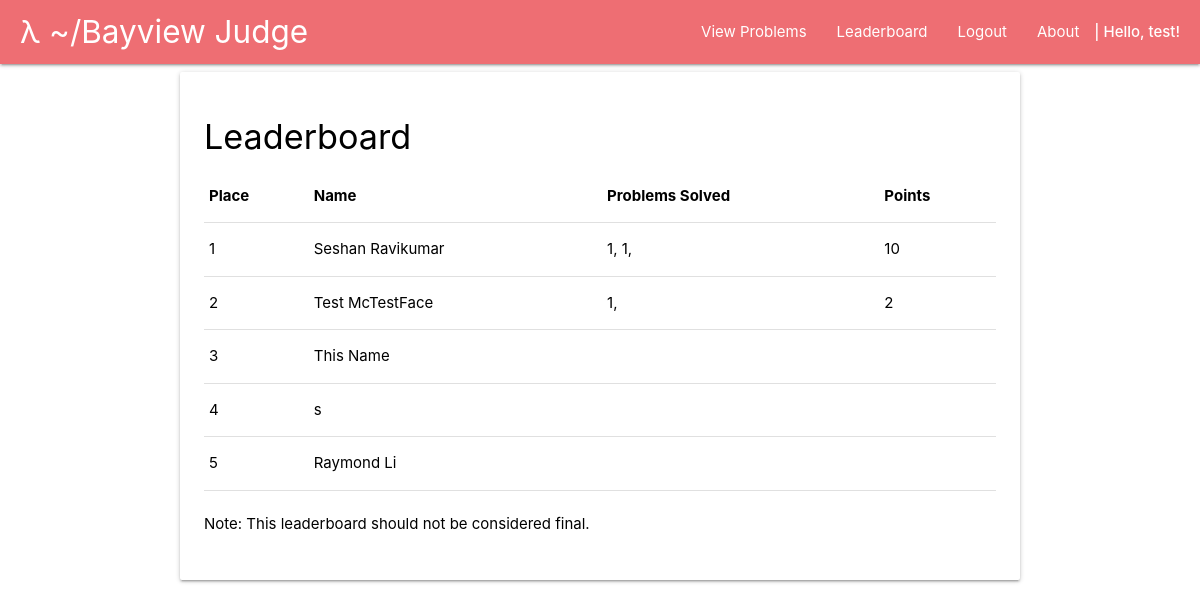
The app's page /Leaderboard/index.php (signed in) with its own data.
### tables this page shows
CREATE TABLE `users` (
  `id` int(11) NOT NULL,
  `username` varchar(100) NOT NULL,
  `password` varchar(255) NOT NULL,
  `email` varchar(100) NOT NULL,
  `points` int(11) NOT NULL,
  `full_name` text NOT NULL,
  `school` text NOT NULL,
  `profile_desc` text NOT NULL,
  `role` int(11) NOT NULL DEFAULT '0'
);

### Controllers/GetUser.php (called while the page is built, shortened)
<?php
function getUsersList() {
    $config = parse_ini_file($_SERVER['DOCUMENT_ROOT'] . "/Config/config.ini");
    $conn = new mysqli($config['db_host'], $config['db_user'], $config['db_pass'], $config['db_name']);
    $query = "SELECT * FROM users ORDER BY points DESC";
    $result = $conn->query($query);
    $userArray = array();
    $index = 0;
    while($row = $result->fetch_assoc()){
        $userArray[$index] = $row;
        $index++;
    }
    return $userArray;
}
function computeScoreByID($id) {
    $config = parse_ini_file($_SERVER['DOCUMENT_ROOT'] . "/Config/config.ini");
    $conn = new mysqli($config['db_host'], $config['db_user'], $config['db_pass'], $config['db_name']);
    $query = "SELECT sum(points) FROM submissions WHERE user_id=$id";
    $result = $conn->query($query);
    $points = $result->fetch_assoc()['sum(points)'];
    $query = "UPDATE users SET
                 points=$points
                 WHERE id=$id";
    return $points;
}
function getUserSubmissionsByID($id) {
    $config = parse_ini_file($_SERVER['DOCUMENT_ROOT'] . "/Config/config.ini");
    $conn = new mysqli($config['db_host'], $config['db_user'], $config['db_pass'], $config['db_name']);
    $query = "SELECT * FROM submissions WHERE user_id=$id";
    $result = $conn->query($query);
    $problems=array();
    while ($row = $result->fetch_assoc()) {
        array_push($problems,$row['problem_id']);
    }
    return $problems;
}
?>

### Leaderboard/index.php (the view, shortened to what this page needs)
<?php
include($_SERVER['DOCUMENT_ROOT'] . "/Parts/page-head.php");
include($_SERVER['DOCUMENT_ROOT'] . "/Parts/page-foot.php");
include($_SERVER['DOCUMENT_ROOT'] . "/Controllers/GetUser.php");
echo renderPageHead("Leaderboard");
?>
<div class="card white hoverable">
    <div class="card-content black-text">
        <div class="row">
            <h4>Leaderboard</h4>
            <table>
                <thead>
                <tr>
                    <th>Place</th>
                    <th>Name</th>
                    <th>Problems Solved</th>
                    <th>Points</th>
                </tr>
                </thead>
                <tbody>
                <?php
                $users = getUsersList();
                $index  = 1;
                foreach($users as $user) {
                    ?>
                    <tr>
                        <td><?php echo $index ?></td>
                        <td><?php echo $user['full_name'] ?></td>
                        <td><?php
                            $submissions = getUserSubmissionsByID($user['id']);
                            foreach($submissions as $submission) {
                                echo $submission.", ";
                            }
                        ?></td>
                        <td><?php echo computeScoreByID($user['id']) ?></td>
                    </tr>
                    <?php
                    $index++;
                }
                ?>
                </tbody>
            </table>
            <br />
            <p>Note: This leaderboard should not be considered final.</p>
        </div>
    </div>
</div>
<?php
echo renderPageFoot();
?>

### records on screen
users: full_name "Seshan Ravikumar", submission "1", id "10"
users: full_name "Test McTestFace", submission "1", id "2"
users: full_name "This Name"
users: full_name "s"
users: full_name "Raymond Li"

### other values on screen
$helloMsg "Hello, test!"
